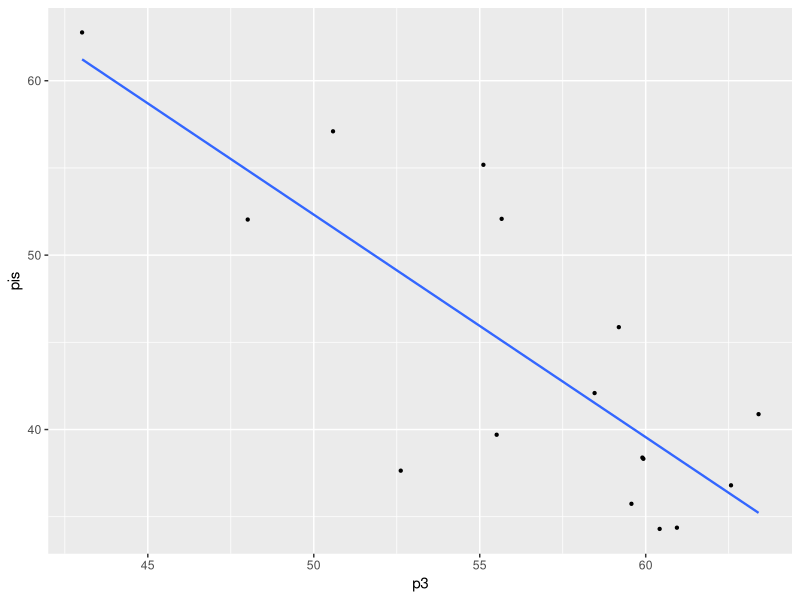
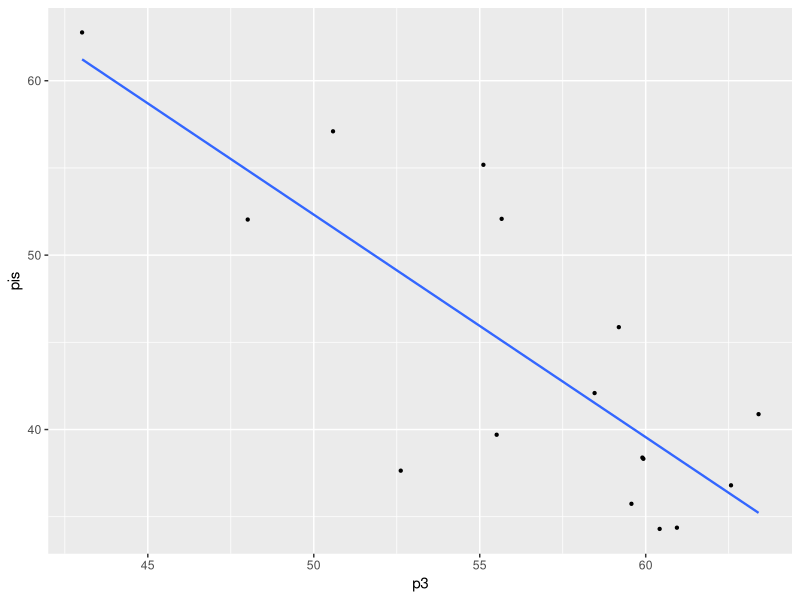

Here is the R script that generated these plots, in order:
library("ggplot2")
library("dplyr")

z0 <- read.csv("zaszczepieni-vs.csv", sep = ';',  header=T, na.string="NA" ) %>%
  mutate (truepis = pis * frek / 100)

p1 <- z0 %>%
  ggplot(aes(x=p3, y=pis)) +
  geom_smooth(method = "lm", se=F, size=.8, alpha=.5) +
  geom_point(size=.8) 
p1  
m1 <- lm(data=z0, p3 ~ pis)
summary(m1)

p2 <- z0 %>%
  ggplot(aes(x=p3, y=pis)) +
  geom_smooth(method = "lm", se=F, size=.8, alpha=.5) +
  geom_point(size=.8) 
p2  
m2 <- lm(data=z0, p3 ~ pis)
summary(m1)
